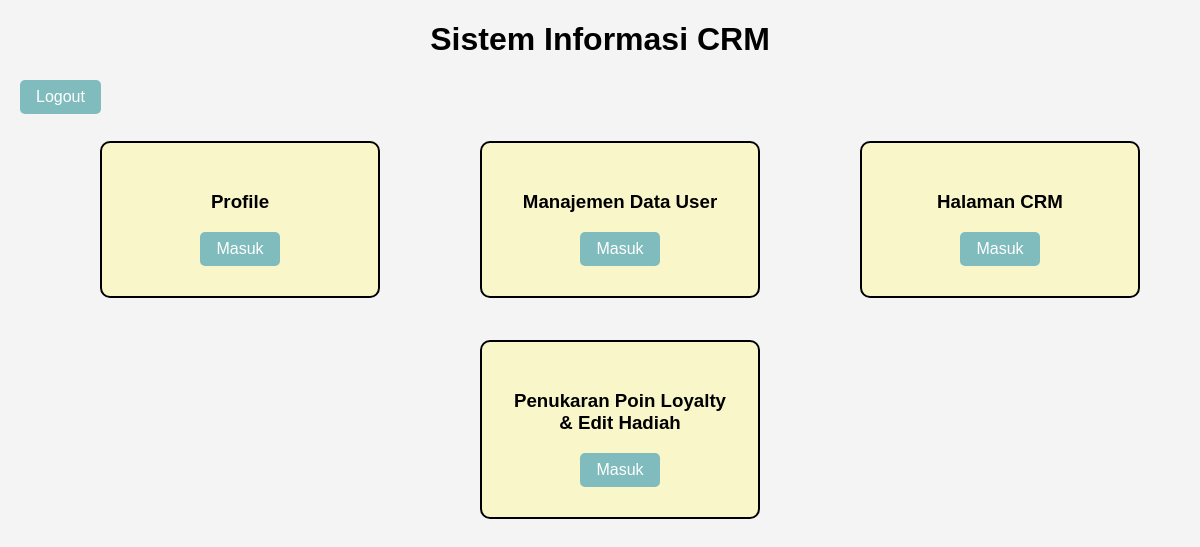
Page /sistem_loyalty/homePage.php (signed in) on the committed database.
### tables this page shows
CREATE TABLE `hak_akses` (
  `id` int(10) NOT NULL AUTO_INCREMENT,
  `role_id` int(10) NOT NULL,
  `role_name` varchar(50) DEFAULT NULL,
  `fitur` varchar(50) DEFAULT NULL,
  `link` varchar(100) DEFAULT NULL,
  PRIMARY KEY (`id`),
  KEY `role_id` (`role_id`) USING BTREE
);

### sistem_loyalty/homePage.php (the view, shortened to what this page needs)
<?php
include 'koneksi.php';
$id = $_SESSION['id_user'];
$sql_role = "SELECT * FROM user WHERE id_user = ?";
$stmt_role = $koneksi->prepare($sql_role);
$stmt_role->bind_param("i", $id);
$stmt_role->execute();
$result_role = $stmt_role->get_result();
$user = $result_role->fetch_assoc();
$role_id = $user['role'];
$sql_access = "SELECT link, fitur FROM hak_akses WHERE role_id = ?";
$stmt_access = $koneksi->prepare($sql_access);
$stmt_access->bind_param("i", $role_id);
$stmt_access->execute();
$result_access = $stmt_access->get_result();
?>
<!DOCTYPE html>
<html lang="en">
<head>
</head>
<body>
    <div class="container">
        <h1>Sistem Informasi CRM</h1>
        <a href="http://localhost/sistem_loyalty/logout.php">Logout</a>
        <ul>
            <?php while($row = $result_access->fetch_assoc()): ?>
                <?php if(strpos($row['link'], 'http://localhost/sistem_loyalty/data_hadiah/read.php') === false): ?>
                    <li>
                        <h3><?php echo $row['fitur']; ?></h3>
                        <a href='<?php echo $row['link']; ?>'>Masuk</a>
                    </li>
                <?php endif; ?>
            <?php endwhile; ?>
        </ul>
    </div>
</body>
</html>

### sistem_loyalty/homePage.php (style rules this page uses)
* { box-sizing: border-box; }
body { font-family: Arial, sans-serif; background-color: #f4f4f4; margin: 0; padding: 0; }
.container { margin: 20px; }
h1, h2 { text-align: center; }
ul { display: flex; justify-content: space-around; align-items: center; height: 50vh; flex-wrap: wrap; gap: 20px; }
ul li { background-color: #F9F7C9; list-style-type: none; border: 2px solid black; padding: 30px; border-radius: 10px; width: 25%; text-align: center; }
a { display: inline-block; padding: 8px 16px; text-decoration: none; background-color: #80BCBD; color: white; border-radius: 5px; }

### rows in the picture
hak_akses: fitur "Profile"
hak_akses: fitur "Manajemen Data User"
hak_akses: fitur "Halaman CRM"
hak_akses: fitur "Penukaran Poin Loyalty & Edit Hadiah"
